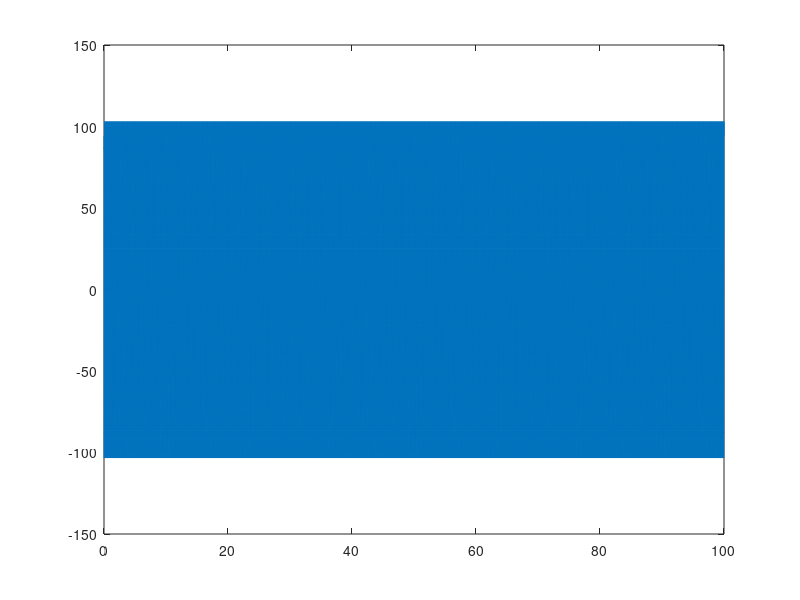

Write MATLAB code to recreate this figure. (Note: this script raises an error after producing the figure.)
t = 0:.001:100;

A = 100;
B = 10;
C = .5;

f1 = 10;
f2 = 50;
f3 = 100;
p1 = pi/2;
p2 = pi+pi/5;
p3 = pi/8;

y = A*sin(f1*t*(2*pi) + p1) + B*sin(f2*t*(2*pi) + p2) + C*sin(f3*t*(2*pi) + p3);

figure; plot(t, y)

%% 
[ff, pp] = simple_psd(y, 1/mean(diff(t)));

% figure; plot(ff, -10*log10(pp));
figure; plot(ff, pp);
